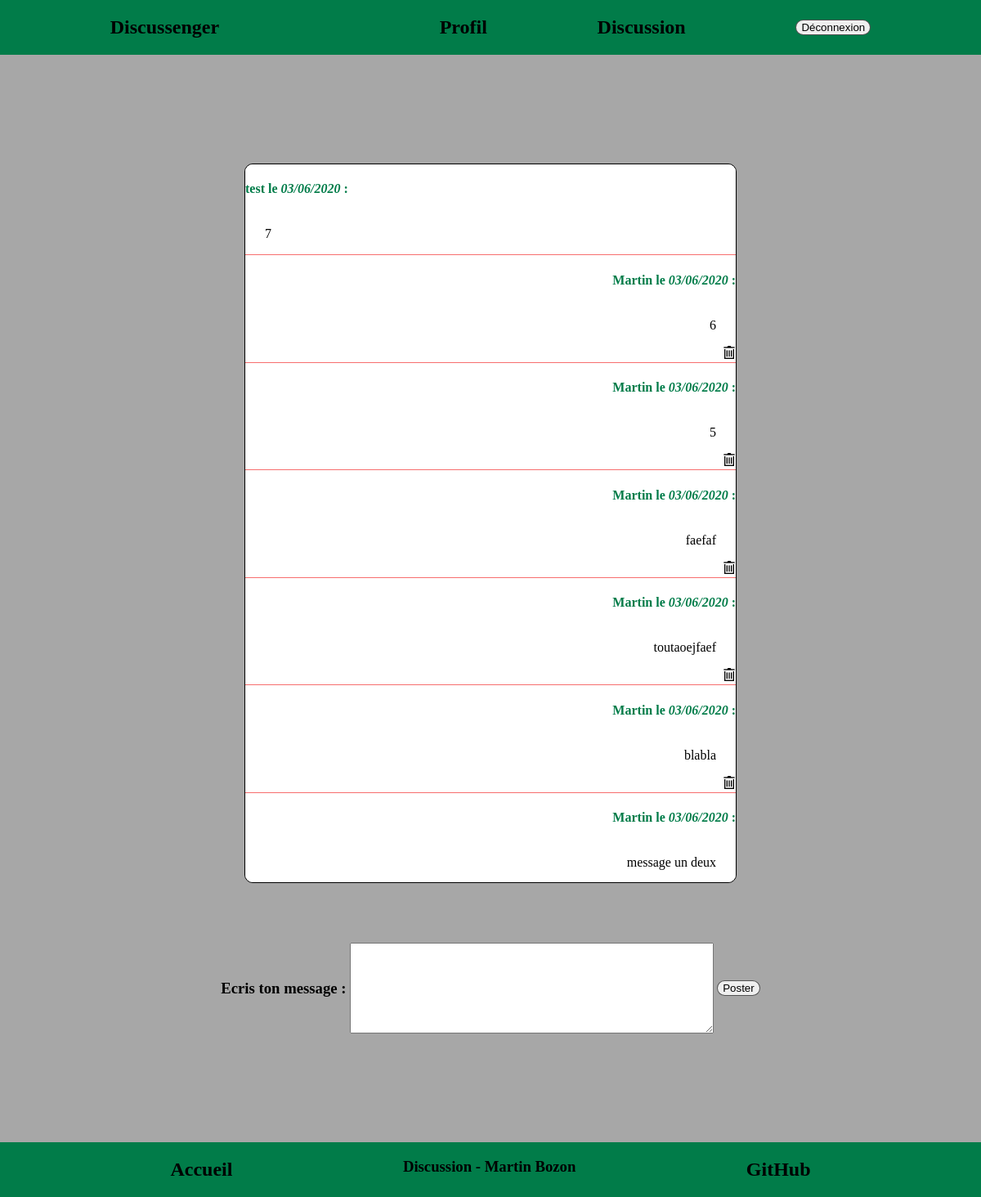
The app's page /discussion.php (signed in), older data.
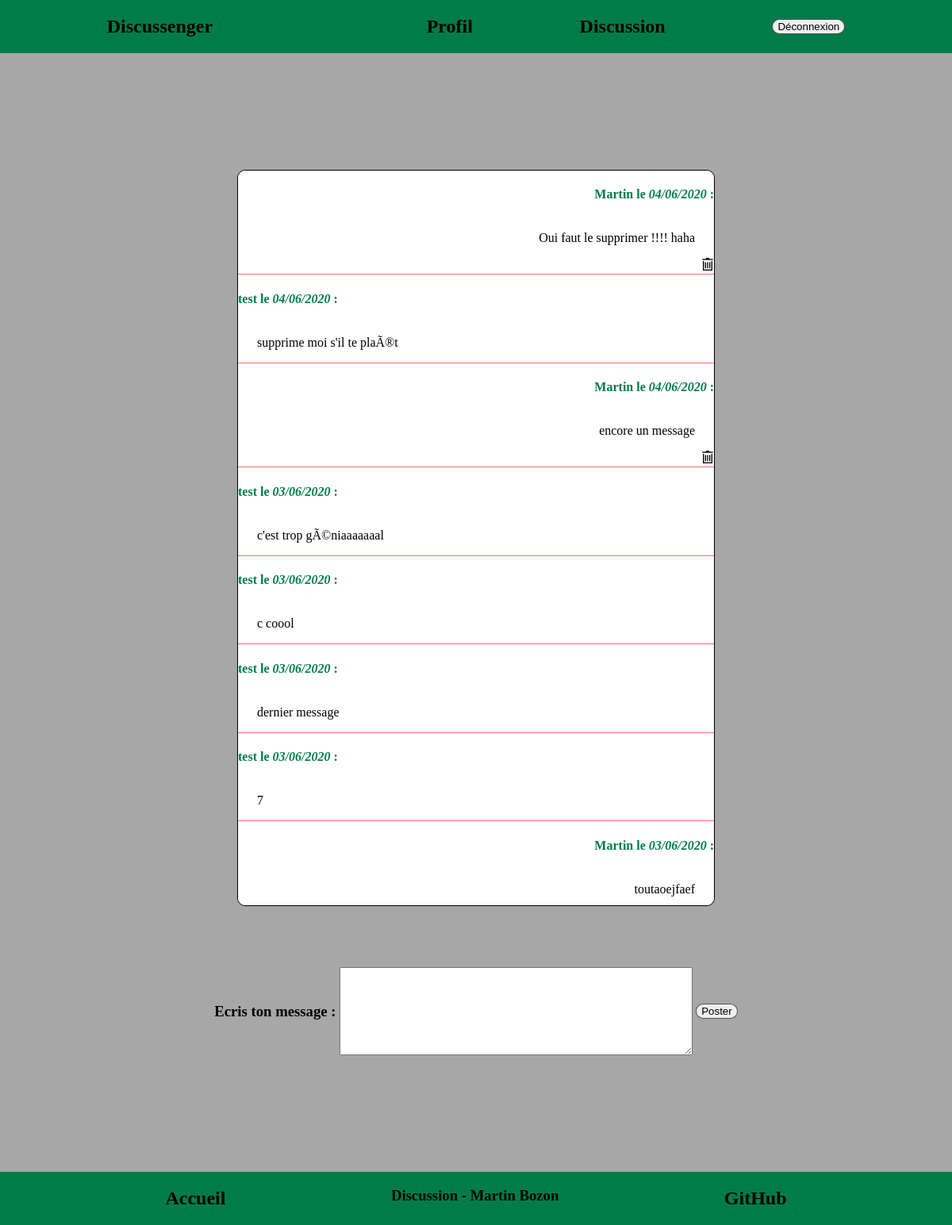
The same page, newer data.
### tables this page shows
CREATE TABLE IF NOT EXISTS `messages` (
  `id` int(11) NOT NULL AUTO_INCREMENT,
  `message` varchar(140) NOT NULL,
  `id_utilisateur` int(11) NOT NULL,
  `date` date NOT NULL,
  PRIMARY KEY (`id`)
);

CREATE TABLE IF NOT EXISTS `utilisateurs` (
  `id` int(11) NOT NULL AUTO_INCREMENT,
  `login` varchar(255) NOT NULL,
  `password` varchar(255) NOT NULL,
  PRIMARY KEY (`id`)
);

### include/php_discussion.php (the view, shortened to what this page needs)
<?php
    if(!isset($_SESSION["login"]))
        {
            header("Location:connexion.php");
        }
    else
        {
            $connexionbd = mysqli_connect("localhost" , "root" , "" , "discussion");
            $requete_msg = "SELECT messages.id, message, date, utilisateurs.login FROM messages INNER JOIN utilisateurs ON messages.id_utilisateur = utilisateurs.id ORDER BY id DESC";
            $query_requete_msg = mysqli_query($connexionbd, $requete_msg);
            $info_msg = mysqli_fetch_all($query_requete_msg, MYSQLI_ASSOC);
            foreach($info_msg as $message)
                {
                    $date = date("d/m/Y", strtotime($message["date"]));
                    if($message["login"] == $_SESSION["login"])
                        {
                    ?>
                            <section id="message_user">
                                <h4 class="info_msg"><?php echo $message["login"];?> le <i><?php echo $date;?></i> :</h4>
                                <p id="user_message"><?php echo $message["message"];?></p>
                                <a href="#target_sup<?php echo $message["id"]?>"><img src="image/trash.png" alt="supression"></a>
                            </section>
                    <?php
                        }
                    else
                        {
                    ?>
                            <section id="message_info">
                                <h4 class="info_msg"><?php echo $message["login"];?> le <i><?php echo $date;?></i> :</h4>
                                <p id="message_"><?php echo $message["message"];?></p>
                            </section>
                    <?php
                        }
                }
        }
?>

### discussion.php (shortened to what this page needs)
<!DOCTYPE html>
<html>
<head>
    <link rel="stylesheet" href="CSS/style.css"/>
</head>
<body>
    <?php include 'include/header.php'; ?>
    <main>
        <section id="espace_message">
            <?php include 'include/php_discussion.php';?>
        </section>
        <section>
            <form action="discussion.php" method="POST" id="form_discussion">
                <label for="message"><h3>Ecris ton message :&nbsp;</h3></label>
                <textarea rows="7" cols="53" id="msg_" name="msg_" required></textarea>
                <input type="submit" value="Poster" name="validcom" class="bouton"/>
            </form>
        </section>
    </main>
    <?php include 'include/footer.php'; ?>
</body>
</html>

### include/header.php (shortened to what this page needs)
<header>
    <?php
        if(isset($_SESSION["login"]))
            {
    ?>
                <section class="HeadG">
                    <h2><a href="index.php">Discussenger</a></h2>
                </section>
                <section class="HeadD">
                <h2><a href="profil.php">Profil</a></h2>
                <h2><a href="discussion.php">Discussion</a></h2>
                    <form id="form_deco" method="POST">
                        <input type="submit" name="deco" value="Déconnexion" class="bouton"/>
                    </form>
                </section>
    <?php
            }
    ?>
</header>

### include/footer.php
<footer>
    <h2><a href="index.php">Accueil</a></h2>
    <h3>Discussion - Martin Bozon</h3>
    <h2><a href="https://github.com/martin-bozon">GitHub</a></h2>
</footer>

### CSS/style.css (style rules this page uses)
html { margin: 0; height: 100%; background-color: rgba(97, 97, 97, 0.555); }
body { display: flex; flex-direction: column; margin: 0; height: 100%; }
a { text-decoration: none; color: black; }
header { display: flex; flex-direction: row; justify-content: space-around; align-items: center; background-color: rgb(1, 124, 73); }
.HeadG { display: flex; flex-direction: row; justify-content: center; flex-grow: 1.5; }
.HeadD { display: flex; flex-direction: row; justify-content: space-evenly; flex-grow: 3; }
main { display: flex; height: 100%; flex-direction: column; align-items: center; justify-content: center; }
main a { text-decoration: underline; }
form { display: flex; flex-direction: column; align-items: center; justify-content: space-evenly; }
input { text-align: center; }
#form_discussion { display: flex; flex-direction: row; align-items: center; margin-bottom: 5vh; }
.bouton { border-radius: 10px; border: 1px solid rgba(0, 0, 0, 0.651); }
#espace_message { display: flex; flex-direction: column; height: 60vh; width: 50vw; overflow-y: scroll; margin-top: 5vh; margin-bottom: 5vh; border: 1px solid black; border-radius: 10px; }
#message_info { display: flex; flex-direction: column; border-bottom: 1px solid rgba(241, 4, 4, 0.575); width: 100%; background-color: white; }
#message_user { display: flex; flex-direction: column; justify-content: right; align-items: flex-end; border-bottom: 1px solid rgba(241, 4, 4, 0.575); width: 100%; background-color: white; }
#message_ { padding-left: 2vw; }
#user_message { padding-right: 2vw; }
.info_msg { color: rgb(1, 124, 73); }
footer { display: flex; flex-direction: row; justify-content: space-evenly; background-color: rgb(1, 124, 73); }

Row changes from the older to the newer data that the page shows:
removed messages: id_utilisateur.login "Martin", date "03/06/2020", message "6"
removed messages: id_utilisateur.login "Martin", date "03/06/2020", message "5"
removed messages: id_utilisateur.login "Martin", date "03/06/2020", message "faefaf"
removed messages: id_utilisateur.login "Martin", date "03/06/2020", message "blabla"
removed messages: id_utilisateur.login "Martin", date "03/06/2020", message "message un deux"
added messages: id_utilisateur.login "Martin", date "04/06/2020", message "Oui faut le supprimer !!!! haha"
added messages: id_utilisateur.login "test", date "04/06/2020", message "supprime moi s'il te plaÃ®t"
added messages: id_utilisateur.login "Martin", date "04/06/2020", message "encore un message"
added messages: id_utilisateur.login "test", date "03/06/2020", message "c'est trop gÃ©niaaaaaaal"
added messages: id_utilisateur.login "test", date "03/06/2020", message "c coool"
added messages: id_utilisateur.login "test", date "03/06/2020", message "dernier message"
